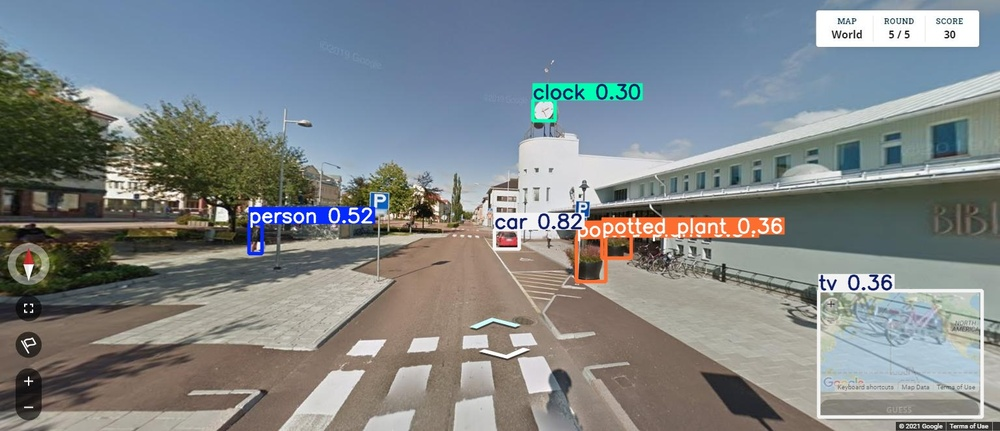
#> input picture assistant_logic/detections/canvas_1629777324.jpg, 1000 x 431 px, shrunk from 1536 x 662 before the run
$ python -i ambiguous_check.py   (imports and definitions only)
#> lines starting #> are read from the running program, lines starting #| are printed output that depends on the picture; after the words box and inside, x2 and y2 are one past the last pixel; in counts of white or black regions, pixels touching at a corner belong together
#> further down, picture is the input picture: shape (431, 1000, 3); mean B, G, R 135.2, 133.5, 128
import cv2
import numpy as np

def is_yield_or_stop(image_crop):
    hsv = cv2.cvtColor(image_crop, cv2.COLOR_BGR2HSV)
#> hsv: shape (431, 1000, 3); mean H, S, V 61.3, 58.8, 148.3

    red_lower1 = np.array([0, 100, 100])
    red_upper1 = np.array([10, 255, 255])
    red_lower2 = np.array([160, 100, 100])
    red_upper2 = np.array([180, 255, 255])

    red_mask = cv2.inRange(hsv, red_lower1, red_upper1) + \
               cv2.inRange(hsv, red_lower2, red_upper2)
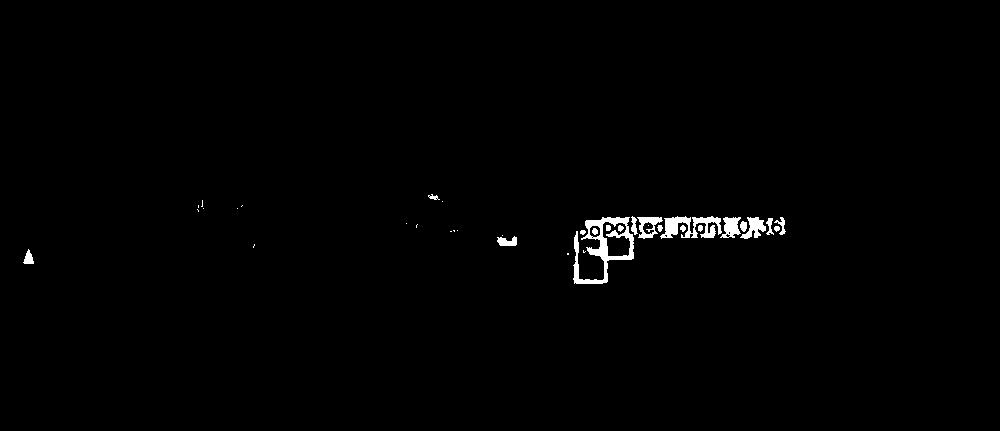
#> red_mask: shape (431, 1000); 0.89% white; 37 white regions (17 under 20 px), largest, box (x1, y1, x2, y2) and area: (573, 217, 634, 284) 1381, (660, 216, 722, 239) 772, (740, 217, 766, 239) 292

    red_ratio = np.sum(red_mask > 0) / red_mask.size
#> red_ratio = 0.00891

    # if heavily red, likely stop or yield → ambiguous
    if red_ratio > 0.3:
        return True
    return False

>>> import cv2
>>> picture = cv2.imread('../detections/canvas_1629777324.jpg')
>>> result = is_yield_or_stop(picture)
#> result = False
